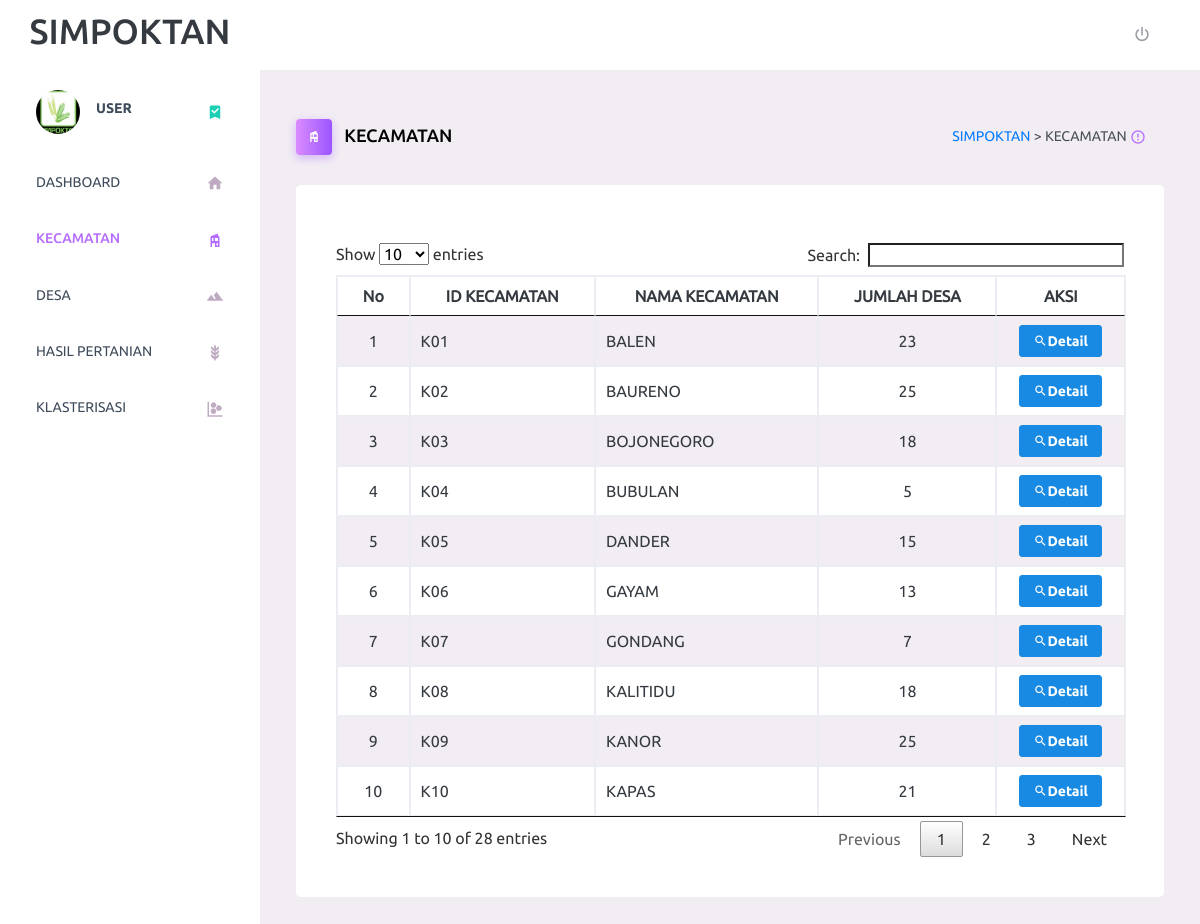
The app's page /index.php/c_user/kecamatan with its own data.
### tables this page shows
CREATE TABLE `kecamatan` (
  `id_kecamatan` varchar(20) NOT NULL,
  `nama_kecamatan` varchar(20) NOT NULL,
  `jumlah_desa` int(11) NOT NULL,
  `luas_area` varchar(20) NOT NULL,
  `kode_pos` varchar(20) NOT NULL,
  `alamat` varchar(100) NOT NULL,
  `telepon` varchar(20) NOT NULL,
  `email` varchar(50) NOT NULL
);

### application/controllers/C_user.php (called while the page is built, shortened)
<?php
	class C_user extends CI_Controller{
		public function kecamatan(){
			$kecamatan =  $this->M_data->tampil_data()->result();
			foreach ($kecamatan as $k) {
				$count_data = $this->M_data->get_where('desa',array('id_kecamatan' => $k->id_kecamatan));
				$k->jumlah_desa = count($count_data);
			}
			$data['kecamatan']    =$kecamatan;
			$kecamatan = $kecamatan[count($kecamatan)-1];
			$kecamatan = $kecamatan->id_kecamatan;
			$kecamatan = str_replace("K", "", $kecamatan);
			$kecamatan = (int)$kecamatan;
			$kecamatan ++;
			$data['id_kecamatan'] = $kecamatan;
				$this->load->view('V_link');
				$this->load->view('user/V_navbar');
				$this->load->view('user/V_kecamatan',$data);
		}
	}
?>

### index.php (called while the page is built, shortened)
<?php
require_once BASEPATH.'core/CodeIgniter.php';

### application/models/M_data.php (called while the page is built, shortened)
<?php
class M_data extends CI_Model{
	public function get_where($nama_table,$where){
		return $this->db->get_where($nama_table,$where)->result();
	}
	public function tampil_data(){
			return $this->db->get('kecamatan');
	}
}
 ?>

### application/views/user/V_kecamatan.php (the view, shortened to what this page needs)
<body>
    <div class="main-panel">
      <div class="content-wrapper">
          <div class="page-header">
              <h3 class="page-title">
                <span class="page-title-icon bg-gradient-primary text-white mr-2">
                  <i class="mdi mdi-home-modern"></i>
                </span>
                  KECAMATAN
              </h3>
              <nav aria-label="breadcrumb">
                <ul class="breadcrumb">
                  <li class="breadcrumb-item active" aria-current="page">
                    <span><a href="<?php echo base_url('c_user/dasboard')?>">SIMPOKTAN </a>> </span>KECAMATAN
                    <i class="mdi mdi-alert-circle-outline icon-sm text-primary align-middle"></i>
                  </li>
                </ul>
              </nav>
          </div>
      <section class="content">
              <div class="card">
              <div class="card-body">
              <br>
          <table class="table-bordered table-striped" id="myTable">
                <thead>
                  <tr>
                      <th><center>No</center></th>
                      <th><center>ID KECAMATAN</center></th>
                      <th><center>NAMA KECAMATAN</center></th>
                      <th><center>JUMLAH DESA</center></th>
                      <th><center>AKSI</center></th>
                  </tr>
                </thead>
                <tbody>
                         <?php
                         $no = 1;
                         foreach ($kecamatan as $kc) :
                         ?>
                    <tr>
                        <td><center><?php echo $no++ ?></center></td>
                        <td><?php echo $kc->id_kecamatan ?></td>
                        <td><?php echo $kc->nama_kecamatan ?></td>
                        <td><center><?php echo $kc->jumlah_desa ?></center></td>
                        <td><center>
                            <a href="<?php echo base_url('c_user/detail_desa/'.$kc->id_kecamatan."/".$kc->nama_kecamatan)?>">
                            <button class="mdi mdi-magnify btn btn-info btn-sm">Detail</button>
                            </a>
                        </center></td>
                    </tr>
                        <?php endforeach; ?>
                </tbody>
          </table>
        </section>
      </div>
    </div>
    </div>
  </div>

### records on screen
kecamatan: id_kecamatan "K01", nama_kecamatan "BALEN", jumlah_desa "23"
kecamatan: id_kecamatan "K02", nama_kecamatan "BAURENO", jumlah_desa "25"
kecamatan: id_kecamatan "K03", nama_kecamatan "BOJONEGORO", jumlah_desa "18"
kecamatan: id_kecamatan "K04", nama_kecamatan "BUBULAN", jumlah_desa "5"
kecamatan: id_kecamatan "K05", nama_kecamatan "DANDER", jumlah_desa "15"
kecamatan: id_kecamatan "K06", nama_kecamatan "GAYAM", jumlah_desa "13"
kecamatan: id_kecamatan "K07", nama_kecamatan "GONDANG", jumlah_desa "7"
kecamatan: id_kecamatan "K08", nama_kecamatan "KALITIDU", jumlah_desa "18"
kecamatan: id_kecamatan "K09", nama_kecamatan "KANOR", jumlah_desa "25"
kecamatan: id_kecamatan "K10", nama_kecamatan "KAPAS", jumlah_desa "21"
